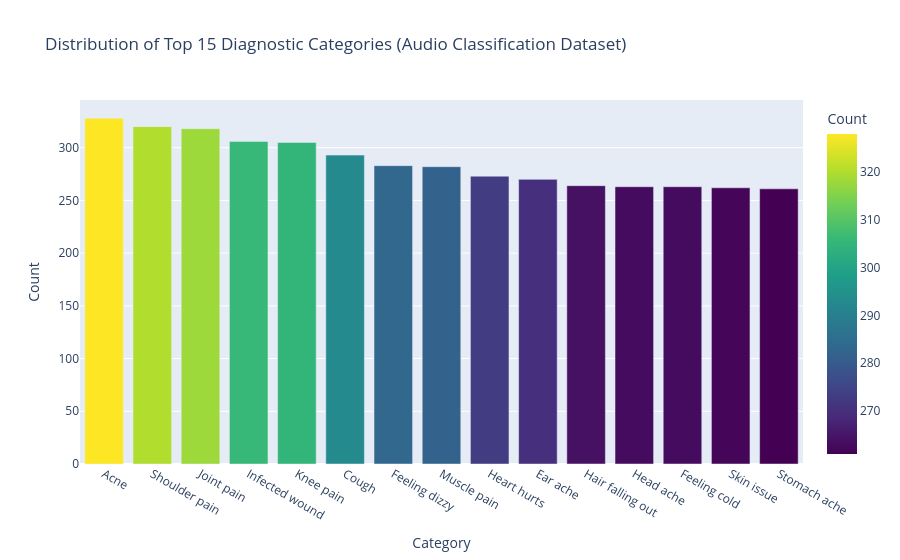
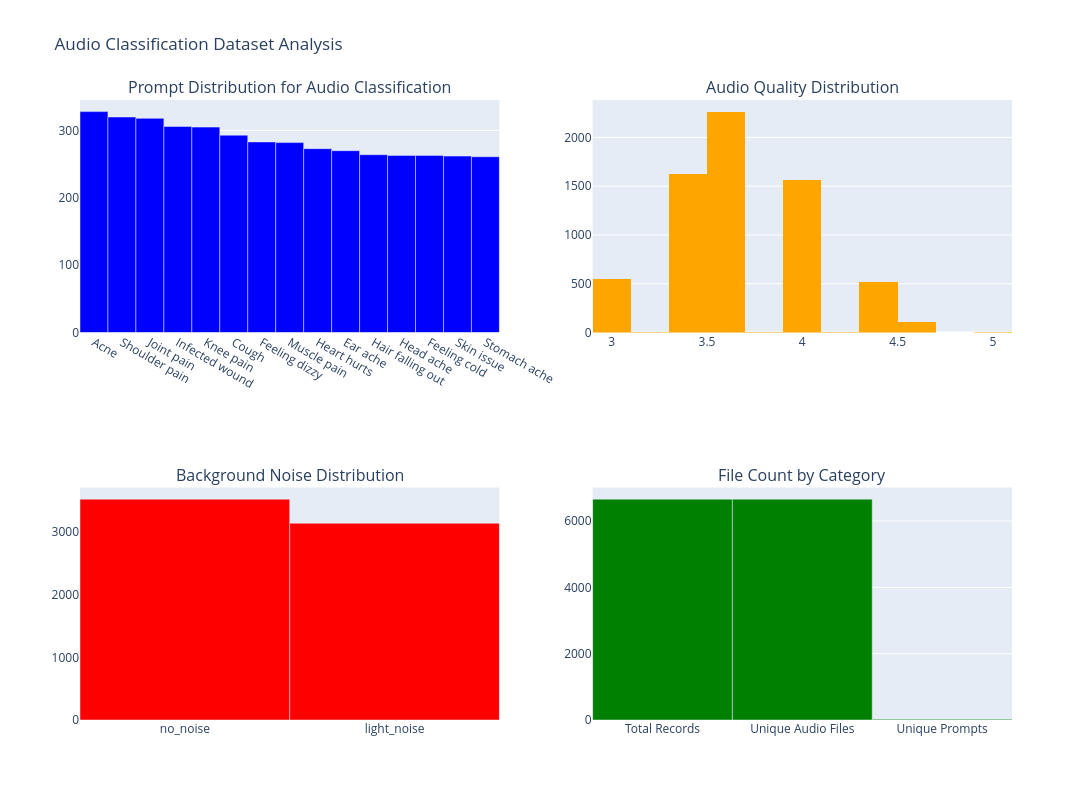

Source (notebook cell) for these figures, in order:
### Markdown cell above
### 2.2 Audio Classification Data Visualization

**Purpose:** Create visualizations to understand the distribution of diagnostic categories (prompts) in our audio classification dataset.

### Code cell
# Visualize class distribution for audio classification (top 15 categories)
top_n = 15  # Set the number of top diagnostic categories to display
class_distribution = df['prompt'].value_counts()  # Calculate class distribution for audio classification
top_categories = class_distribution.head(top_n).reset_index()  # Extract most frequent categories and reshape for plotting
top_categories.columns = ['Category', 'Count']  # Rename columns for better readability in visualization

# Create an interactive bar chart showing the distribution of diagnostic categories for audio classification
# Using Plotly for interactive visualization allows exploration of category distribution
fig = px.bar(top_categories, x='Category', y='Count', 
             title=f'Distribution of Top {top_n} Diagnostic Categories (Audio Classification Dataset)',
             color='Count', color_continuous_scale='viridis')  # Color gradient highlights frequency differences
fig.update_layout(xaxis={'categoryorder':'total descending'})  # Order categories by frequency for better insight
fig.show()

# Create interactive visualization of audio quality metrics for audio classification
fig = make_subplots(rows=2, cols=2, 
                    subplot_titles=('Prompt Distribution for Audio Classification', 
                                  'Audio Quality Distribution',
                                  'Background Noise Distribution',
                                  'File Count by Category'))  # Organized visualization of key audio classification characteristics

# Add bar chart for prompt distribution - shows diagnostic category balance for audio classification
prompt_counts = df['prompt'].value_counts().head(15)  # Top 15 most frequent diagnostic categories
fig.add_trace(
    go.Bar(x=prompt_counts.index, y=prompt_counts.values, marker_color='blue'),
    row=1, col=1
)

# Add audio quality distribution if available - audio quality affects feature extraction reliability in audio classification
if 'overall_quality_of_the_audio' in df.columns:
    fig.add_trace(
        go.Histogram(x=df['overall_quality_of_the_audio'], nbinsx=20, marker_color='orange'),
        row=1, col=2
    )

# Add background noise distribution if available - noise levels impact audio classification accuracy
if 'background_noise_audible' in df.columns:
    noise_counts = df['background_noise_audible'].value_counts()
    fig.add_trace(
        go.Bar(x=noise_counts.index, y=noise_counts.values, marker_color='red'),
        row=2, col=1
    )

# Add file count statistics for audio classification
file_count_stats = pd.Series([len(df), df['file_name'].nunique(), df['prompt'].nunique()], 
                            index=['Total Records', 'Unique Audio Files', 'Unique Prompts'])
fig.add_trace(
    go.Bar(x=file_count_stats.index, y=file_count_stats.values, marker_color='green'),
    row=2, col=2
)

# Configure layout for optimal visualization of audio classification data characteristics
fig.update_layout(height=800, width=1200, title_text="Audio Classification Dataset Analysis", showlegend=False)
fig.show()

# Audio quality vs class distribution analysis to identify potential class-specific recording issues in audio classification
if 'overall_quality_of_the_audio' in df.columns:
    print(f"\nAudio Quality Analysis by Diagnostic Category (Audio Classification):")
    quality_by_class = df.groupby('prompt')['overall_quality_of_the_audio'].agg(['mean', 'count']).round(3)  # Calculate mean quality by category
    quality_by_class = quality_by_class.sort_values('mean', ascending=False)  # Sort to identify categories with best/worst recording quality
    print("Top 10 categories by audio quality:")
    print(quality_by_class.head(10))  # Display categories with highest quality recordings for audio classification

### Figure 1 — Plotly figure (JSON) as saved in the notebook; plotly's stock layout.template omitted (floating-point values rounded to 4 significant figures)
{"data": [{"alignmentgroup": "True", "hovertemplate": "Category=%{x}<br>Count=%{marker.color}<extra></extra>", "legendgroup": "", "marker": {"color": [328, 320, 318, 306, 305, 293, 283, 282, 273, 270, 264, 263, 263, 262, 261], "coloraxis": "coloraxis", "pattern": {"shape": ""}}, "name": "", "offsetgroup": "", "orientation": "v", "showlegend": false, "textposition": "auto", "type": "bar", "x": ["Acne", "Shoulder pain", "Joint pain", "Infected wound", "Knee pain", "Cough", "Feeling dizzy", "Muscle pain", "Heart hurts", "Ear ache", "Hair falling out", "Head ache", "Feeling cold", "Skin issue", "Stomach ache"], "xaxis": "x", "y": [328, 320, 318, 306, 305, 293, 283, 282, 273, 270, 264, 263, 263, 262, 261], "yaxis": "y"}], "layout": {"barmode": "relative", "coloraxis": {"colorbar": {"title": {"text": "Count"}}, "colorscale": [[0, "#440154"], [0.1111, "#482878"], [0.2222, "#3e4989"], [0.3333, "#31688e"], [0.4444, "#26828e"], [0.5556, "#1f9e89"], [0.6667, "#35b779"], [0.7778, "#6ece58"], [0.8889, "#b5de2b"], [1, "#fde725"]]}, "legend": {"tracegroupgap": 0}, "title": {"text": "Distribution of Top 15 Diagnostic Categories (Audio Classification Dataset)"}, "xaxis": {"anchor": "y", "categoryorder": "total descending", "domain": [0, 1], "title": {"text": "Category"}}, "yaxis": {"anchor": "x", "domain": [0, 1], "title": {"text": "Count"}}}}

### Figure 2 — Plotly figure (JSON) as saved in the notebook; plotly's stock layout.template omitted (floating-point values rounded to 4 significant figures; data arrays with more than 128 entries replaced by an {"elided": "..."} marker saying what was removed)
{"data": [{"marker": {"color": "blue"}, "type": "bar", "x": ["Acne", "Shoulder pain", "Joint pain", "Infected wound", "Knee pain", "Cough", "Feeling dizzy", "Muscle pain", "Heart hurts", "Ear ache", "Hair falling out", "Head ache", "Feeling cold", "Skin issue", "Stomach ache"], "xaxis": "x", "y": [328, 320, 318, 306, 305, 293, 283, 282, 273, 270, 264, 263, 263, 262, 261], "yaxis": "y"}, {"marker": {"color": "orange"}, "nbinsx": 20, "type": "histogram", "x": {"elided": "6661 float values"}, "xaxis": "x2", "yaxis": "y2"}, {"marker": {"color": "red"}, "type": "bar", "x": ["no_noise", "light_noise"], "xaxis": "x3", "y": [3523, 3138], "yaxis": "y3"}, {"marker": {"color": "green"}, "type": "bar", "x": ["Total Records", "Unique Audio Files", "Unique Prompts"], "xaxis": "x4", "y": [6661, 6661, 25], "yaxis": "y4"}], "layout": {"annotations": [{"font": {"size": 16}, "showarrow": false, "text": "Prompt Distribution for Audio Classification", "x": 0.225, "xanchor": "center", "xref": "paper", "y": 1, "yanchor": "bottom", "yref": "paper"}, {"font": {"size": 16}, "showarrow": false, "text": "Audio Quality Distribution", "x": 0.775, "xanchor": "center", "xref": "paper", "y": 1, "yanchor": "bottom", "yref": "paper"}, {"font": {"size": 16}, "showarrow": false, "text": "Background Noise Distribution", "x": 0.225, "xanchor": "center", "xref": "paper", "y": 0.375, "yanchor": "bottom", "yref": "paper"}, {"font": {"size": 16}, "showarrow": false, "text": "File Count by Category", "x": 0.775, "xanchor": "center", "xref": "paper", "y": 0.375, "yanchor": "bottom", "yref": "paper"}], "height": 800, "showlegend": false, "title": {"text": "Audio Classification Dataset Analysis"}, "width": 1200, "xaxis": {"anchor": "y", "domain": [0, 0.45]}, "xaxis2": {"anchor": "y2", "domain": [0.55, 1]}, "xaxis3": {"anchor": "y3", "domain": [0, 0.45]}, "xaxis4": {"anchor": "y4", "domain": [0.55, 1]}, "yaxis": {"anchor": "x", "domain": [0.625, 1]}, "yaxis2": {"anchor": "x2", "domain": [0.625, 1]}, "yaxis3": {"anchor": "x3", "domain": [0, 0.375]}, "yaxis4": {"anchor": "x4", "domain": [0, 0.375]}}}
